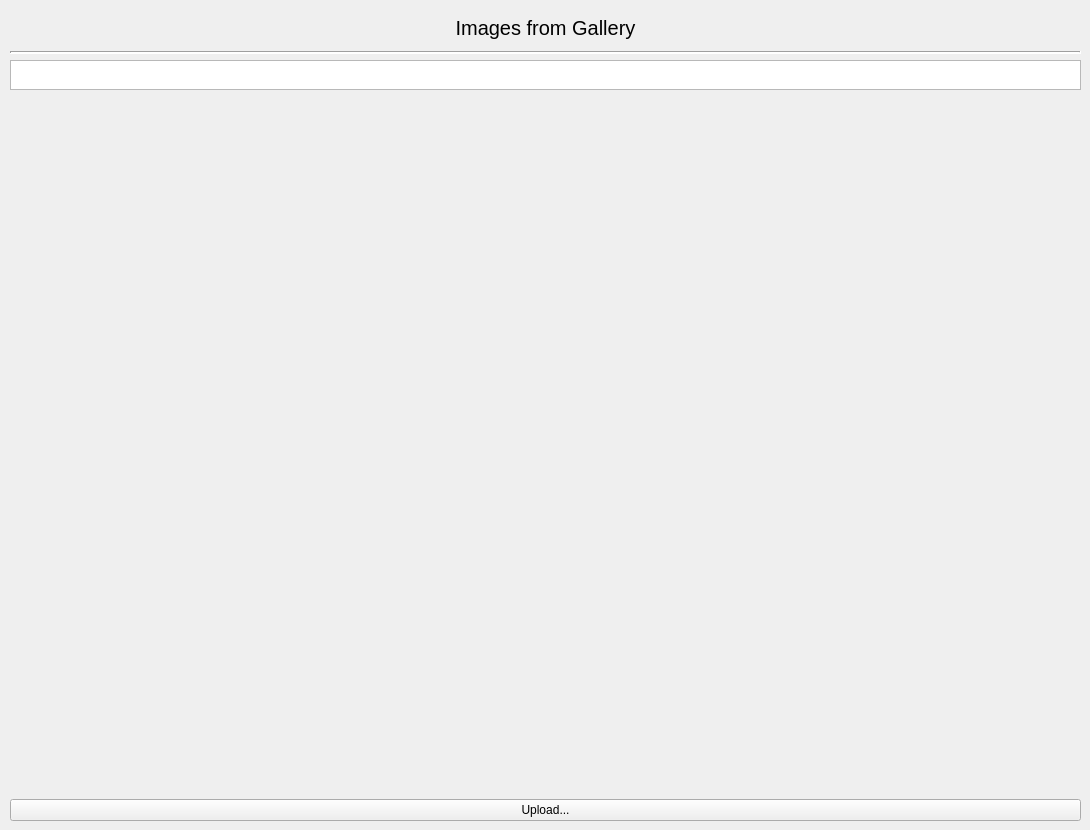
             <widget class="QWidget" name="tab_2">
              <attribute name="title">
               <string>Images</string>
              </attribute>
              <widget class="QWidget" name="verticalLayoutWidget_2">
               <property name="geometry">
                <rect>
                 <x>10</x>
                 <y>10</y>
                 <width>1071</width>
                 <height>811</height>
                </rect>
               </property>
               <layout class="QVBoxLayout" name="verticalLayout">
                <item>
                 <widget class="QLabel" name="images_title_label">
                  <property name="maximumSize">
                   <size>
                    <width>16777215</width>
                    <height>35</height>
                   </size>
                  </property>
                  <property name="font">
                   <font>
                    <pointsize>15</pointsize>
                   </font>
                  </property>
                  <property name="text">
                   <string>Images from Gallery</string>
                  </property>
                  <property name="alignment">
                   <set>Qt::AlignCenter</set>
                  </property>
                 </widget>
                </item>
                <item>
                 <widget class="Line" name="dimension_line_2">
                  <property name="lineWidth">
                   <number>2</number>
                  </property>
                  <property name="orientation">
                   <enum>Qt::Horizontal</enum>
                  </property>
                 </widget>
                </item>
                <item>
                 <widget class="QPlainTextEdit" name="images_directory_pt_edit">
                  <property name="sizePolicy">
                   <sizepolicy hsizetype="Expanding" vsizetype="Fixed">
                    <horstretch>0</horstretch>
                    <verstretch>30</verstretch>
                   </sizepolicy>
                  </property>
                  <property name="minimumSize">
                   <size>
                    <width>0</width>
                    <height>30</height>
                   </size>
                  </property>
                  <property name="maximumSize">
                   <size>
                    <width>16777215</width>
                    <height>30</height>
                   </size>
                  </property>
                 </widget>
                </item>
                <item>
                 <layout class="QGridLayout" name="gridLayout_2">
                  <item row="0" column="0">
                   <widget class="QLabel" name="image_label1">
                    <property name="text">
                     <string/>
                    </property>
                   </widget>
                  </item>
                  <item row="0" column="1">
                   <widget class="QLabel" name="image_label2">
                    <property name="text">
                     <string/>
                    </property>
                   </widget>
                  </item>
                  <item row="1" column="1">
                   <widget class="QLabel" name="image_label5">
                    <property name="text">
                     <string/>
                    </property>
                   </widget>
                  </item>
                  <item row="1" column="2">
                   <widget class="QLabel" name="image_label6">
                    <property name="text">
                     <string/>
                    </property>
                   </widget>
                  </item>
                  <item row="0" column="2">
                   <widget class="QLabel" name="image_label3">
                    <property name="text">
                     <string/>
                    </property>
                   </widget>
                  </item>
                  <item row="1" column="0">
                   <widget class="QLabel" name="image_label4">
                    <property name="text">
                     <string/>
                    </property>
                   </widget>
                  </item>
                 </layout>
                </item>
                <item>
                 <widget class="QPushButton" name="upload_button">
                  <property name="text">
                   <string>Upload...</string>
                  </property>
                 </widget>
                </item>
               </layout>
              </widget>
             </widget>
